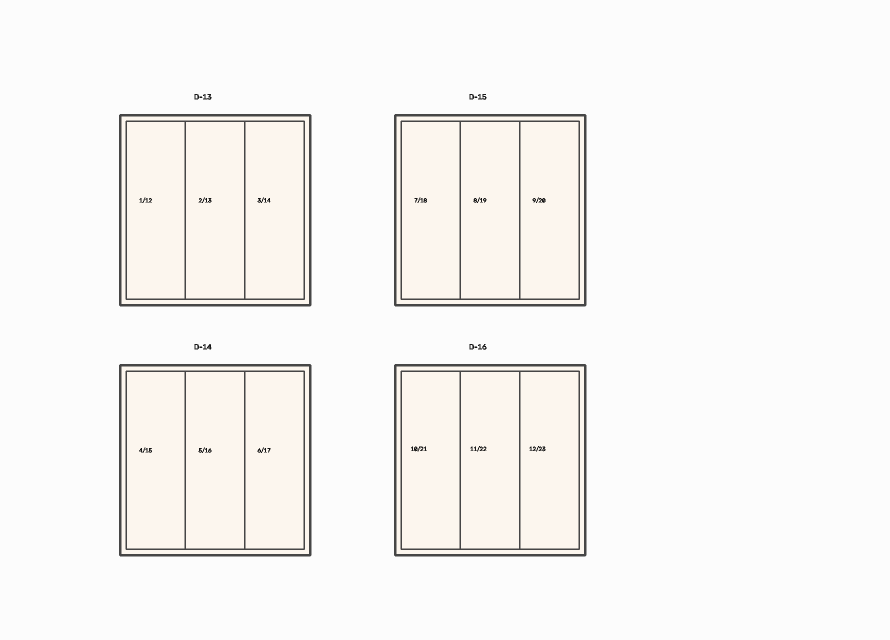
#> input picture backend/scripts/layout_benchmark/images/axis_aligned.png, 1780 x 1280 px (shown at 1/2 size)
$ python vectorize_layout.py layout_benchmark/images/axis_aligned.png
#> lines starting #> are read from the running program, lines starting #| are printed output that depends on the picture; after the words box and inside, x2 and y2 are one past the last pixel; in counts of white or black regions, pixels touching at a corner belong together
#!/usr/bin/env python3
"""
vectorize_layout.py
Real-Estate Site Plan Contour Vectorization and OCR Detection Worker.

Accepts an input image path, optional JSON config parameters, and produces
normalized vector polygon candidates with associated OCR label predictions.

Emits strictly structured JSON to stdout:
{
  "success": True,
  "referenceWidth": int,
  "referenceHeight": int,
  "candidates": [
    {
      "candidateId": str,
      "shapeType": "polygon",
      "points": [{"x": float, "y": float}, ...], # Normalized 0-100%
      "boundingBox": {"x": float, "y": float, "width": float, "height": float},
      "suggestedPlotNumber": str,
      "ocrConfidence": float,
      "warnings": [str, ...]
    }
  ]
}
"""

import sys
import os
import json
import re
import math
import argparse
from typing import List, Dict, Any, Tuple

# Configuration defaults (Configurable heuristics)
DEFAULT_CONFIG = {
    "clahe_clip_limit": 2.5,
    "clahe_grid_size": 8,
    "bilateral_d": 7,
    "bilateral_sigma_color": 50,
    "bilateral_sigma_space": 50,
    "min_area_percent": 0.012,      # Capture small corner & annex plots
    "max_area_percent": 35.0,       # 35.0% (permits open spaces, blocks)
    "min_aspect_ratio": 0.12,       # Preserves narrow strip and road frontage plots
    "max_aspect_ratio": 7.5,
    "min_solidity": 0.35,           # Filter non-polygon slivers
    "max_iou": 0.35,                # Stricter NMS to stop collisions & overlapping duplicate outlines
    "max_containment": 0.70,        # Threshold for internal decorative nested shapes
    "approx_epsilon_factor": 0.022, # Ideal ~4-vertex simplification for rectangular/quad plots
    "min_vertices": 3,
    "max_vertices": 12,             # Plots typically 4 vertices, curve plots up to 8-12
    "max_dimension": 2500,          # Downsample threshold for memory protection
    "ocr_score_threshold": 0.35,    # Capture slightly fainter plot numbers
    "label_regex": r"^[A-Za-z]?-?\d{1,4}[A-Za-z]?$",
}

# [18 lines left out: function point_in_polygon, not called in this run]

def run_vectorization(image_path: str, user_config: Dict[str, Any] = None) -> Dict[str, Any]:
#> called with image_path = 'layout_benchmark/images/axis_aligned.png'
    if user_config is None:
        user_config = {}
    config = {**DEFAULT_CONFIG, **user_config}

    if not os.path.exists(image_path):
        return {"success": False, "error": f"Image file not found: {image_path}"}

    try:
        import cv2
        import numpy as np
        from PIL import Image
    except ImportError as e:
        return {
            "success": False,
            "error": "OPENCV_UNAVAILABLE",
            "message": f"Required computer vision dependencies not available: {str(e)}"
        }

    # Load image safely
    try:
        with Image.open(image_path) as pil_img:
#> pil_img is the input picture: PIL image 1780x1280 RGB; mean R, G, B 247.3, 245.9, 244
            orig_w, orig_h = pil_img.size
            if orig_w * orig_h > 16_000_000:
                # Pixel cap
                return {
                    "success": False,
                    "error": "IMAGE_TOO_LARGE",
                    "message": f"Image resolution {orig_w}x{orig_h} exceeds 16MP limit."
                }
            # Convert to RGB numpy array
            rgb_arr = np.array(pil_img.convert("RGB"))
            bgr_img = cv2.cvtColor(rgb_arr, cv2.COLOR_RGB2BGR)
    except Exception as e:
        return {"success": False, "error": "DECODE_ERROR", "message": f"Failed to decode image: {str(e)}"}

    orig_height, orig_width = bgr_img.shape[:2]
    total_orig_area = float(orig_width * orig_height)

    # Scale down if exceeds max_dimension
    scale = 1.0
    proc_img = bgr_img
    if max(orig_width, orig_height) > config["max_dimension"]:
        scale = config["max_dimension"] / float(max(orig_width, orig_height))
        new_w = int(orig_width * scale)
        new_h = int(orig_height * scale)
        proc_img = cv2.resize(bgr_img, (new_w, new_h), interpolation=cv2.INTER_AREA)

    proc_h, proc_w = proc_img.shape[:2]

    # Preprocessing
    lab = cv2.cvtColor(proc_img, cv2.COLOR_BGR2LAB)
#> lab: shape (1280, 1780, 3); mean of channels 0, 1, 2 247.2, 128.2, 129.2
    l_chan, a_chan, b_chan = cv2.split(lab)
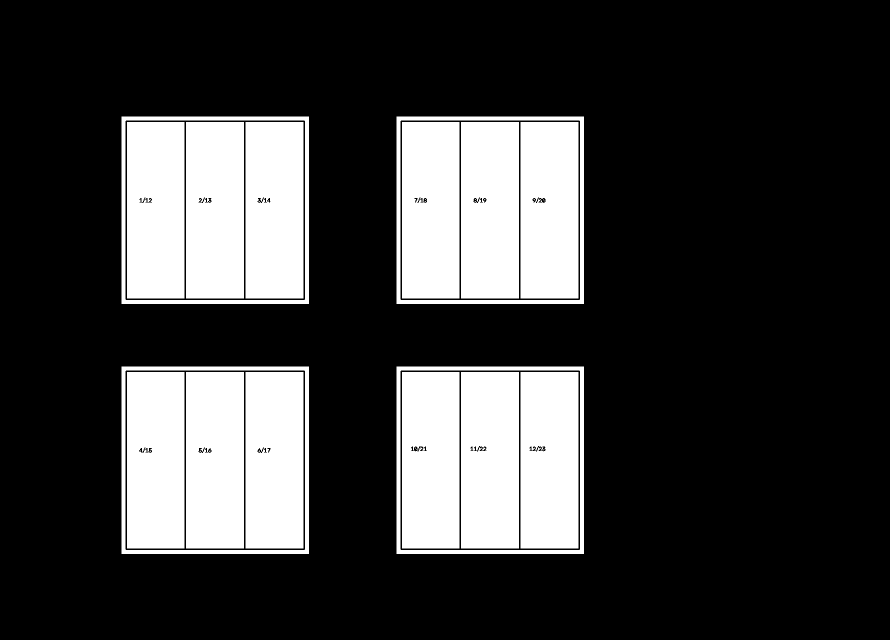
#> a_chan: shape (1280, 1780) (shown at 1/2 size); values 128 (black) and 129 (white), 23.5% white; 32 white regions (16 under 20 px), largest, box (x1, y1, x2, y2) and area: (491, 744, 607, 1097) 40828, (372, 244, 488, 597) 40824, (491, 244, 607, 597) 40823

    clahe = cv2.createCLAHE(
        clipLimit=config["clahe_clip_limit"],
        tileGridSize=(config["clahe_grid_size"], config["clahe_grid_size"])
    )
    cl = clahe.apply(l_chan)
    enhanced_bgr = cv2.cvtColor(cv2.merge((cl, a_chan, b_chan)), cv2.COLOR_LAB2BGR)
    gray = cv2.cvtColor(enhanced_bgr, cv2.COLOR_BGR2GRAY)

    # Bilateral Filter to preserve edges while smoothing scan artifacts
    filtered = cv2.bilateralFilter(
        gray,
        config["bilateral_d"],
        config["bilateral_sigma_color"],
        config["bilateral_sigma_space"]
    )

    # Orientation Estimation via Hough Line Transform
    edges_for_hough = cv2.Canny(filtered, 40, 120)
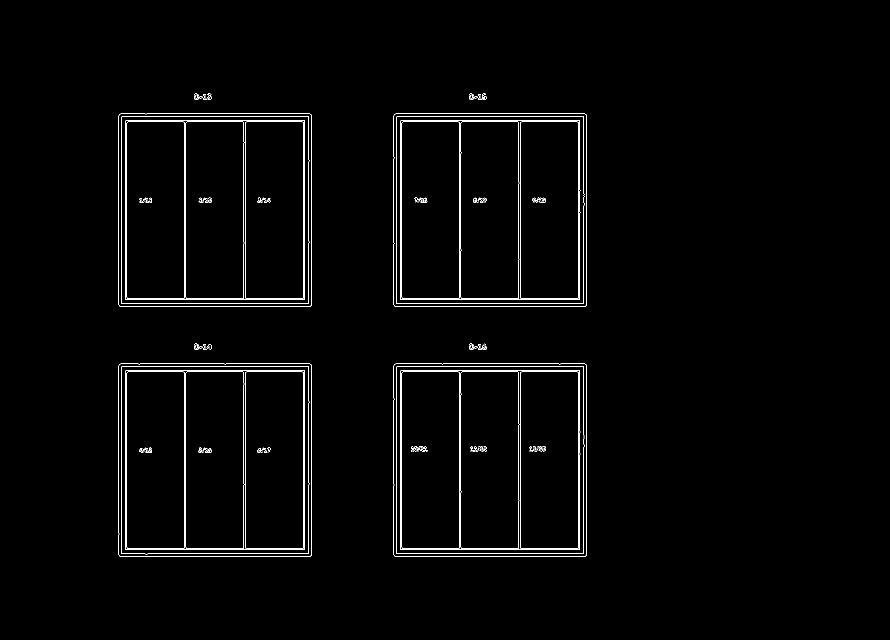
#> edges_for_hough: shape (1280, 1780) (shown at 1/2 size); 1.4% white in thin lines or dots, all inside (x1, y1, x2, y2) = (237, 187, 1174, 1113)
    lines = cv2.HoughLinesP(edges_for_hough, 1, np.pi / 180, threshold=80, minLineLength=40, maxLineGap=10)
#> lines = 117 rows, first 6: [617, 1112, 617, 727], [253, 612, 253, 227], [918, 1112, 918, 727], [804, 740, 1172, 740], [791, 227, 1169, 227], [1172, 1111, 1172, 729]
    dominant_angle = 0.0
    if lines is not None and len(lines) > 0:
        angles = []
        for line in lines:
            pts = line[0] if len(line.shape) > 1 else line
            if len(pts) == 4:
                x1, y1, x2, y2 = int(pts[0]), int(pts[1]), int(pts[2]), int(pts[3])
                dx = x2 - x1
                dy = y2 - y1
                deg = math.degrees(math.atan2(dy, dx)) % 180.0
                if deg > 90:
                    deg -= 180
                angles.append(deg)
#> this loop made 117 passes
#> (x1, y1, x2, y2, dx, dy, deg) on passes 1 to 8: (617, 1112, 617, 727, 0, -385, 90), (253, 612, 253, 227, 0, -385, 90), (918, 1112, 918, 727, 0, -385, 90), (804, 740, 1172, 740, 368, 0, 0), (791, 227, 1169, 227, 378, 0, 0), (1172, 1111, 1172, 729, 0, -382, 90), (622, 1111, 622, 729, 0, -382, 90), (1040, 1112, 1040, 746, 0, -366, 90)
        if len(angles) > 0:
            hist, bin_edges = np.histogram(angles, bins=36, range=(-90, 90))
            dominant_angle = float(bin_edges[np.argmax(hist)])

    # Detect if image is a high-key digital drawing/site plan (white background > 35%)
    white_pixel_ratio = float((gray > 240).mean())
    is_drawing = white_pixel_ratio > 0.35

    # Dual-pass edge and binary line detection:
    kernel_line = cv2.getStructuringElement(cv2.MORPH_RECT, (2, 2))
    blackhat = cv2.morphologyEx(gray, cv2.MORPH_BLACKHAT, kernel_line)
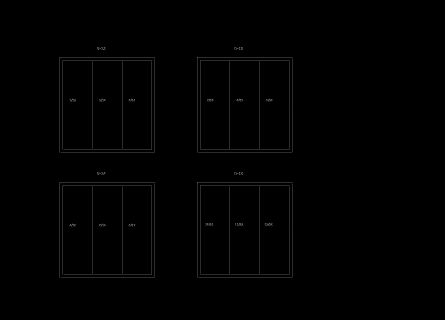
#> blackhat: shape (1280, 1780) (shown at 1/4 size); min 0, max 250, mean 1.2

    thresh_adaptive = cv2.adaptiveThreshold(
        filtered,
        255,
        cv2.ADAPTIVE_THRESH_GAUSSIAN_C,
        cv2.THRESH_BINARY_INV,
        15,
        4
    )
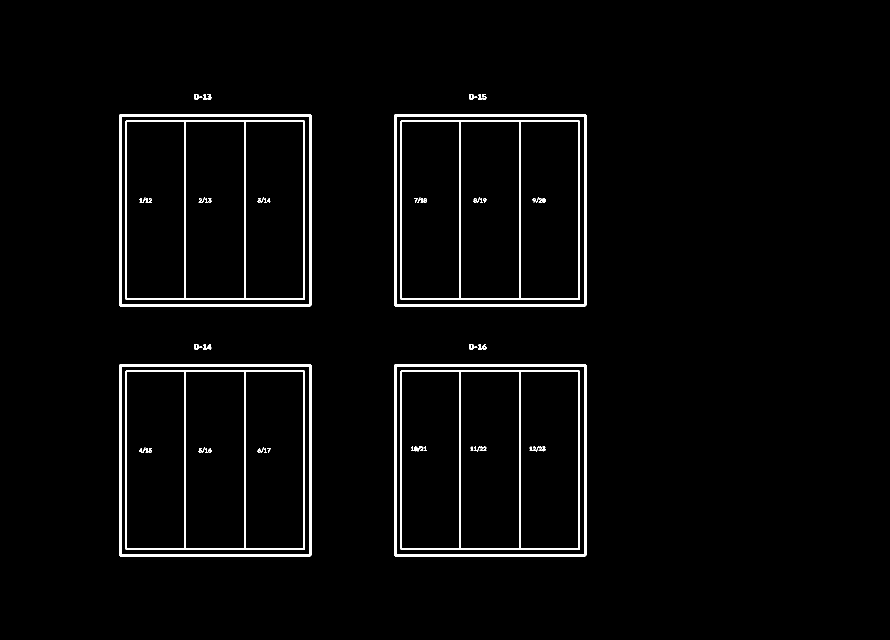
#> thresh_adaptive: shape (1280, 1780) (shown at 1/2 size); 2.6% white; 49 white regions (4 under 20 px), largest, box (x1, y1, x2, y2) and area: (238, 228, 623, 613) 7588, (788, 228, 1173, 613) 7588, (238, 728, 623, 1113) 7588
    canny_edges = cv2.Canny(filtered, 25 if is_drawing else 40, 75 if is_drawing else 120)

    # Combine line features
    combined_binary = cv2.bitwise_or(thresh_adaptive, canny_edges)
#> combined_binary: shape (1280, 1780); 3.2% white; 33 white regions, largest, box (x1, y1, x2, y2) and area: (237, 227, 623, 613) 9100, (787, 227, 1174, 613) 9096, (787, 727, 1174, 1113) 9091
    combined_binary = cv2.bitwise_or(combined_binary, blackhat)
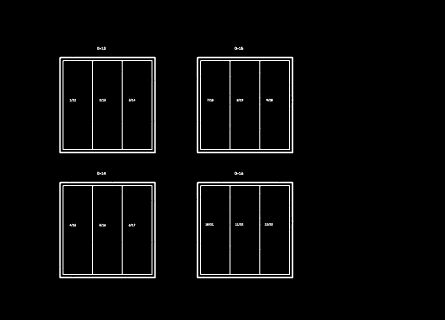
#> combined_binary: shape (1280, 1780) (shown at 1/4 size); min 0, max 255, mean 8.2

    # Site content boundary masking:
    # On digital drawings, canvas background and grid lines have R,G,B all >= 244.
    # Exclude the canvas border so external CAD grid lines do not form false plots.
    site_mask = np.ones((proc_h, proc_w), dtype=np.uint8) * 255
    if is_drawing:
        b_ch, g_ch, r_ch = proc_img[:, :, 0], proc_img[:, :, 1], proc_img[:, :, 2]
        content_active = ((r_ch < 244) | (g_ch < 244) | (b_ch < 240)).astype(np.uint8) * 255
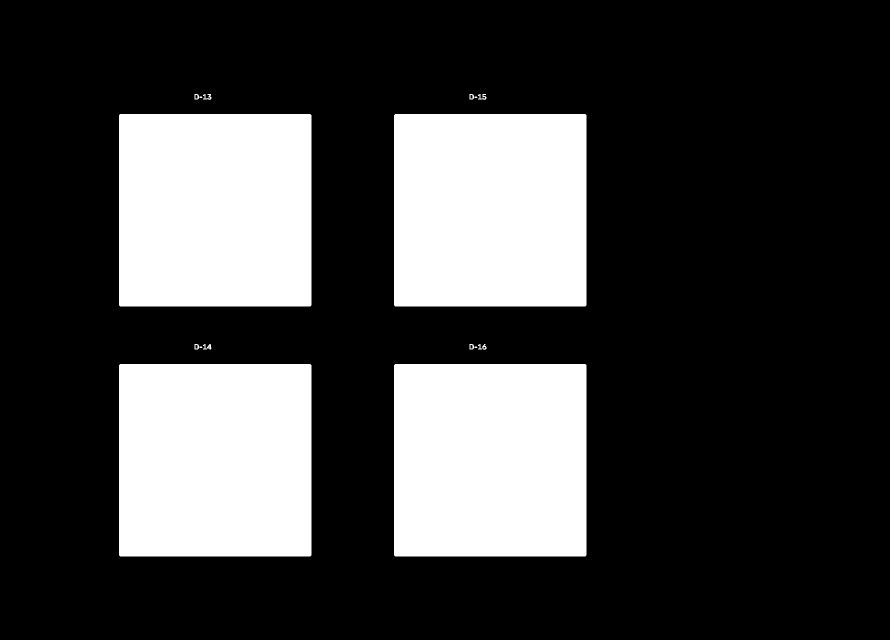
#> content_active: shape (1280, 1780) (shown at 1/2 size); 26.1% white; 17 white regions (4 under 20 px), largest, box (x1, y1, x2, y2) and area: (238, 228, 623, 613) 148213, (788, 228, 1173, 613) 148213, (238, 728, 623, 1113) 148213
        k_site = cv2.getStructuringElement(cv2.MORPH_RECT, (15, 15))
        content_closed = cv2.morphologyEx(content_active, cv2.MORPH_CLOSE, k_site)
        site_cnts, _ = cv2.findContours(content_closed, cv2.RETR_EXTERNAL, cv2.CHAIN_APPROX_SIMPLE)
        if site_cnts:
            max_site = max(site_cnts, key=cv2.contourArea)
            if cv2.contourArea(max_site) > 0.10 * (proc_w * proc_h):
                site_mask = np.zeros((proc_h, proc_w), dtype=np.uint8)
                cv2.drawContours(site_mask, [max_site], -1, 255, -1)
                combined_binary = cv2.bitwise_and(combined_binary, site_mask)

    # Conservative gap recovery: Avoid stacked aggressive closing that destroys internal dividers
    if abs(dominant_angle) > 5.0 and abs(dominant_angle) < 85.0:
        rad = math.radians(dominant_angle)
        cos_a = abs(math.cos(rad))
        sin_a = abs(math.sin(rad))
        kw = max(2, int(round(3 * cos_a)))
        kh = max(2, int(round(3 * sin_a)))
        kernel_oriented = cv2.getStructuringElement(cv2.MORPH_RECT, (kw, kh))
        morphed = cv2.morphologyEx(combined_binary, cv2.MORPH_CLOSE, kernel_oriented, iterations=1)
    else:
        morphed = cv2.morphologyEx(combined_binary, cv2.MORPH_CLOSE, kernel_line, iterations=1)
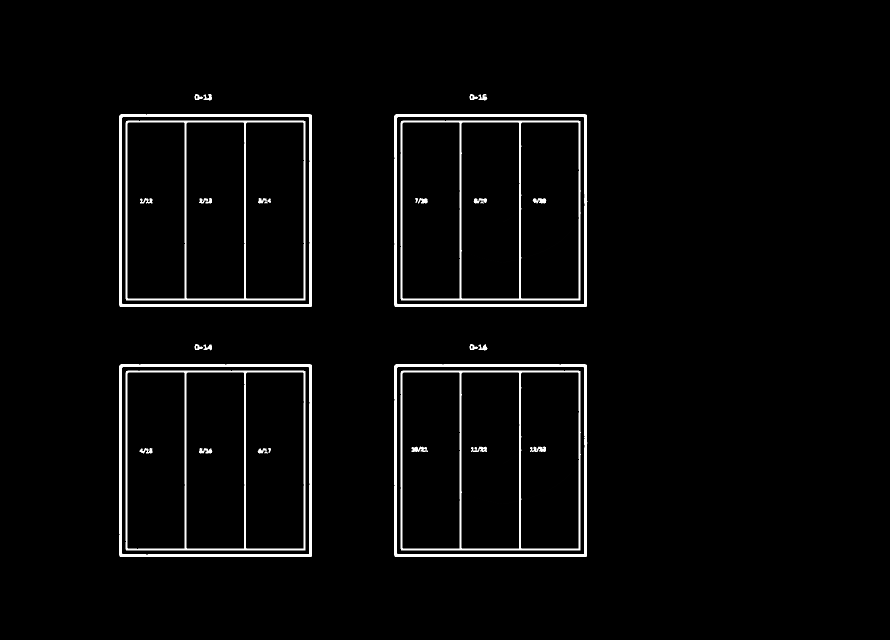
#> morphed: shape (1280, 1780) (shown at 1/2 size); min 0, max 255, mean 8.3

    # Find Contours with hierarchy
    contours, hierarchy = cv2.findContours(morphed, cv2.RETR_TREE, cv2.CHAIN_APPROX_SIMPLE)

    # Margin guard thresholds (suppress outer frame borders and margins)
    margin_x = int(proc_w * 0.015)
    margin_y = int(proc_h * 0.015)
    title_height_cutoff = int(proc_h * 0.07)
    compass_x_cutoff = int(proc_w * 0.88)
    compass_y_cutoff = int(proc_h * 0.16)

    raw_candidates = []
    plot_regex = re.compile(config["label_regex"], re.IGNORECASE)
    proc_area = float(proc_w * proc_h)

    # Helper function to evaluate and register candidate polygon
    def evaluate_and_register_polygon(approx_pts, parent_idx, is_subdivided=False):
        vert_count = len(approx_pts)
        if vert_count < config["min_vertices"] or vert_count > config["max_vertices"]:
            return

        cnt_pts = np.array(approx_pts).reshape((-1, 1, 2)).astype(np.int32)
        c_area = cv2.contourArea(cnt_pts)
        if c_area <= 0:
            return
        c_area_pct = (c_area / proc_area) * 100.0
        if c_area_pct < config["min_area_percent"] or c_area_pct > config["max_area_percent"]:
            return

        bx, by, bw, bh = cv2.boundingRect(cnt_pts)
        if bw == 0 or bh == 0:
            return

        # Border suppression
        if bx <= margin_x or by <= margin_y or (bx + bw) >= (proc_w - margin_x) or (by + bh) >= (proc_h - margin_y):
            return

        # Aspect ratio check
        c_aspect = float(bw) / float(bh)
        warnings = []
        if c_aspect < config["min_aspect_ratio"] or c_aspect > config["max_aspect_ratio"]:
            warnings.append("HIGH_ASPECT_RATIO")

        # Solidity check: reject slivers and winding lines
        c_hull = cv2.convexHull(cnt_pts)
        c_hull_area = cv2.contourArea(c_hull)
        c_solidity = c_area / c_hull_area if c_hull_area > 0 else 0.0
        if c_solidity < config["min_solidity"]:
            return

        # Isoperimetric quotient Q = 4 * pi * Area / Perimeter^2
        # Discards extremely thin meandering road strips and decorative lines
        c_peri = cv2.arcLength(cnt_pts, True)
        if c_peri > 0:
            c_iso_q = (4.0 * math.pi * c_area) / (c_peri * c_peri)
            if c_iso_q < 0.10 and c_aspect > 4.0:
                warnings.append("POSSIBLE_ROAD_FALSE_POSITIVE")

        norm_points = []
        for pt in approx_pts:
            px = (float(pt[0]) / float(proc_w)) * 100.0
            py = (float(pt[1]) / float(proc_h)) * 100.0
            norm_points.append({"x": round(px, 3), "y": round(py, 3)})

        norm_box = {
            "x": round((float(bx) / float(proc_w)) * 100.0, 3),
            "y": round((float(by) / float(proc_h)) * 100.0, 3),
            "width": round((float(bw) / float(proc_w)) * 100.0, 3),
            "height": round((float(bh) / float(proc_h)) * 100.0, 3),
        }

        raw_candidates.append({
            "candidateId": f"cand_{parent_idx}_{len(raw_candidates)}",
            "shapeType": "polygon",
            "points": norm_points,
            "boundingBox": norm_box,
            "rawBox": (bx, by, bw, bh),
            "area": c_area,
            "solidity": round(c_solidity, 3),
            "center": {
                "x": round(norm_box["x"] + norm_box["width"] / 2.0, 3),
                "y": round(norm_box["y"] + norm_box["height"] / 2.0, 3),
            },
            "suggestedPlotNumber": "",
            "ocrConfidence": 0.0,
            "geometryConfidence": 0.90 if is_subdivided else 0.80,
            "warnings": warnings,
        })

    # If drawing plan, extract clean land plot blocks via road-network segmentation
    if is_drawing:
        road_mask = ((gray >= 185) & (gray <= 232) & (site_mask > 0)).astype(np.uint8) * 255
#> road_mask: shape (1280, 1780); every value is 0
        k_road = cv2.getStructuringElement(cv2.MORPH_RECT, (5, 5))
        road_closed = cv2.morphologyEx(road_mask, cv2.MORPH_CLOSE, k_road)
        block_regions = cv2.bitwise_and(cv2.bitwise_not(road_closed), site_mask)
#> block_regions: shape (1280, 1780); every value is 255
#> (the rest of the program and of its run is left out)
